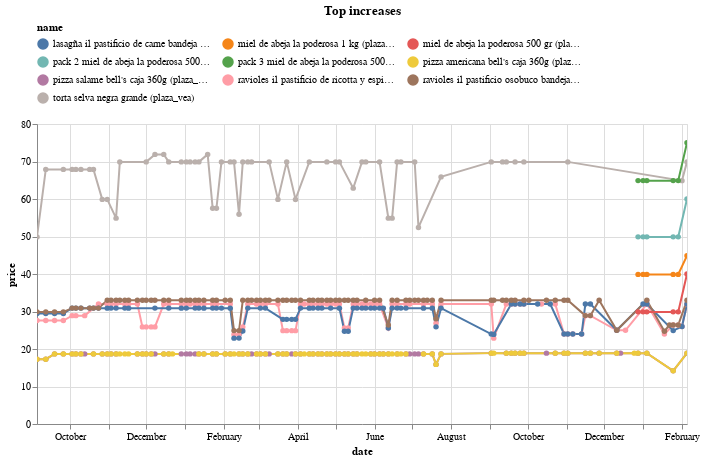

Here is the notebook cell this chart was saved with:
### Code cell
(top_changes_abs
 .sort_values('change')
 .tail(10)
 .pipe(plot_changes, 'Top increases')
)

### Figure 1 — Vega-Lite specification as saved in the notebook (floating-point values rounded to 4 significant figures; data arrays with more than 128 entries replaced by an {"elided": "..."} marker saying what was removed)
{"config": {"view": {"continuousWidth": 300, "continuousHeight": 300}, "legend": {"columns": 3, "orient": "top"}}, "data": {"name": "data-d31299c89e79134c39e50da67d34f5e8"}, "mark": {"type": "line", "point": true}, "encoding": {"color": {"field": "name", "scale": {"domain": ["lasagña il pastificio de carne bandeja 500g (plaza_vea)", "miel de abeja la poderosa 1 kg (plaza_vea)", "miel de abeja la poderosa 500 gr (plaza_vea)", "pack 2 miel de abeja la poderosa 500 gr (plaza_vea)", "pack 3 miel de abeja la poderosa 500 gr (plaza_vea)", "pizza americana bell's caja 360g (plaza_vea)", "pizza salame bell's caja 360g (plaza_vea)", "ravioles il pastificio de ricotta y espinaca bandeja 500g (plaza_vea)", "ravioles il pastificio osobuco bandeja 500g (plaza_vea)", "torta selva negra grande (plaza_vea)"]}, "type": "nominal"}, "tooltip": [{"field": "name", "type": "nominal"}, {"field": "price", "type": "quantitative"}, {"field": "last_price", "type": "quantitative"}], "x": {"field": "date", "type": "temporal"}, "y": {"field": "price", "type": "quantitative"}}, "params": [{"name": "param_11", "select": {"type": "point", "fields": ["name"]}, "bind": "legend"}, {"name": "param_12", "select": {"type": "interval", "encodings": ["x", "y"]}, "bind": "scales"}], "title": "Top increases", "transform": [{"filter": {"param": "param_11"}}], "width": 650, "$schema": "https://vega.github.io/schema/vega-lite/v5.16.3.json", "datasets": {"data-d31299c89e79134c39e50da67d34f5e8": {"elided": "529 records"}}}
